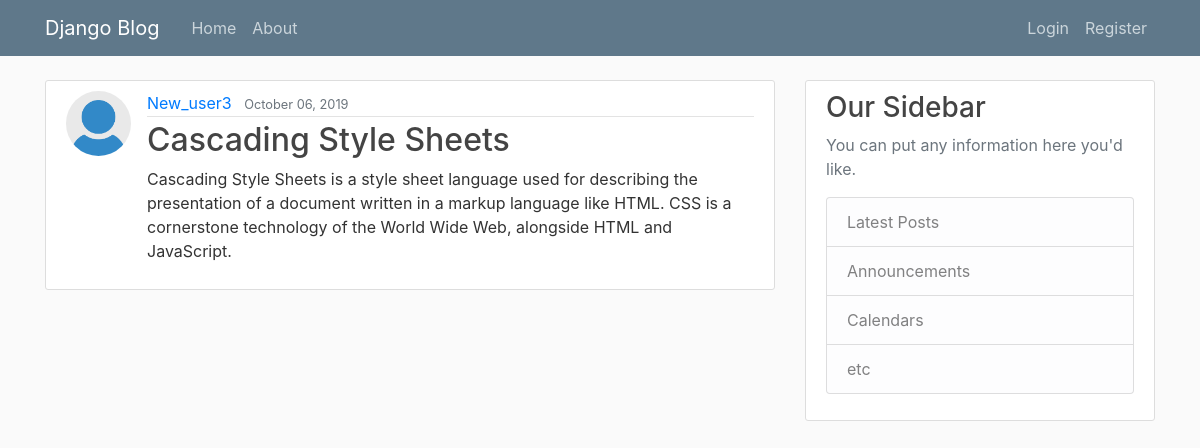
The page /post/26/ on the database its author committed.
### blog/models.py (models this page shows, shortened)
class Post(models.Model):
    title = models.CharField(max_length=100)
    content = models.TextField()
    date_posted = models.DateTimeField(default = timezone.now)
    author = models.ForeignKey(User, on_delete=models.CASCADE)

### users/models.py (models this page shows, shortened)
class Profile(models.Model):
    user = models.OneToOneField(User, on_delete=models.CASCADE)
    image = models.ImageField(default = 'default.jpg', upload_to='profile_pics')

### blog/views.py (the view)
# urls.py: path('post/<int:pk>/',PostDetailView.as_view(),name='post-detail'),
class PostDetailView(DetailView):
    model = Post

### blog/templates/blog/post_detail.html (shortened to what this page needs)
{% extends "blog/base.html" %}
{% block content %}
        <article class="media content-section">
            <img class="rounded-circle article-img" src="{{ object.author.profile.image.url }}">
            <div class="media-body">
                <div class="article-metadata">
                    <a class="mr-2" href="{% url 'user-posts' object.author.username %}">{{ object.author }}</a>
                    <small class="text-muted">{{ object.date_posted|date:"F d, Y" }}</small>
                </div>
                  <h2 class="article-title">{{ object.title }}</h2>
                  <p class="article-content">{{ object.content }}</p>
            </div>
        </article>
{% endblock content %}

### blog/static/blog/main.css (style rules this page uses)
body { background: #fafafa; color: #333333; margin-top: 5rem; }
h1, h2, h3, h4, h5, h6 { color: #444444; }
.content-section { background: #ffffff; padding: 10px 20px; border: 1px solid #dddddd; border-radius: 3px; margin-bottom: 20px; }
.article-title { color: #444444; }
.article-content { white-space: pre-line; }
.article-img { height: 65px; width: 65px; margin-right: 16px; }
.article-metadata { padding-bottom: 1px; margin-bottom: 4px; border-bottom: 1px solid #e3e3e3 }

### rows shown on the page
Post: author.profile.image (placeholder picture), author "New_user3", date_posted "October 06, 2019", title "Cascading Style Sheets", content "Cascading Style Sheets is a style sheet language used for describing the presentation of a document written in a markup language like HTML. CSS is a cornerstone technology of the World Wide Web, alongside HTML and JavaScript."
